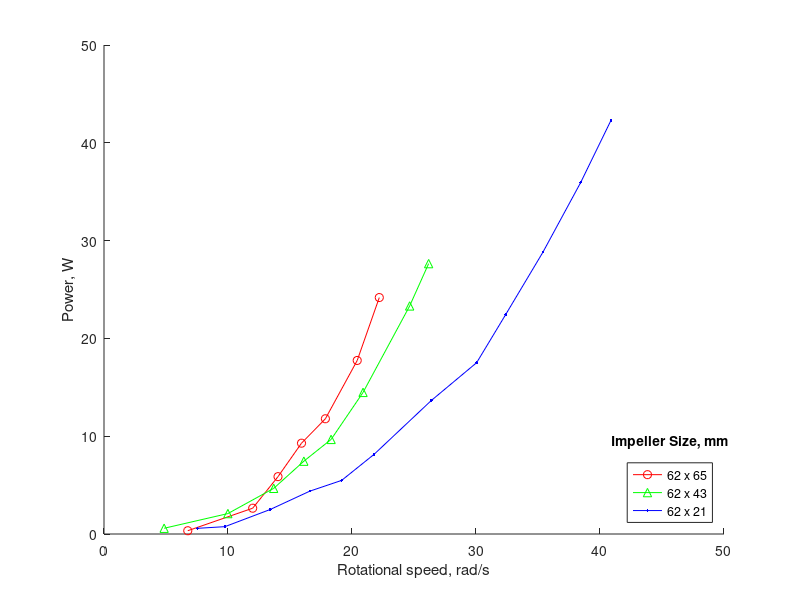
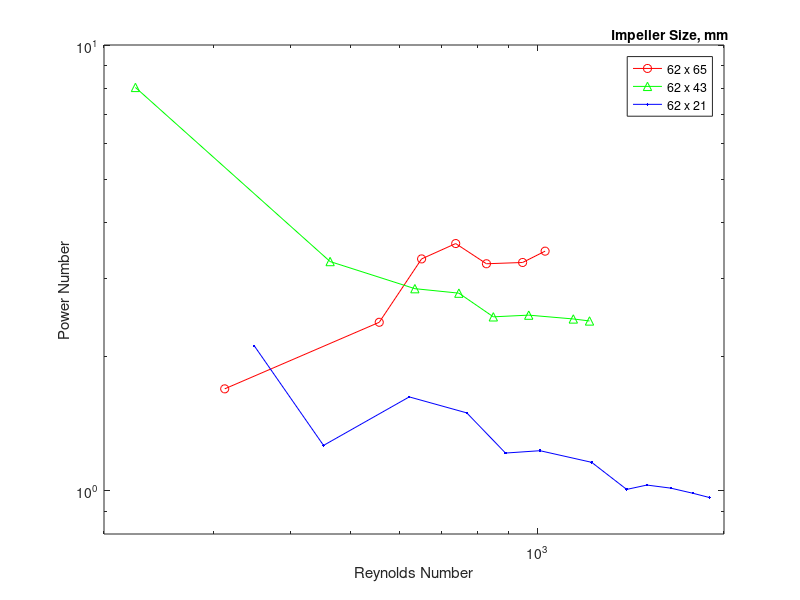

Reproduce these figures in MATLAB, in order.
function fluid_mixing

%Given lever arm distance (m)
lever_arm = 0.11;

% Rotational speed in rpm, force in N
% Impeller size 62x65 mm
rpm_6265 = [64.5, 114.5, 134.0, 152.1, 170.5, 195.0, 212.0]; 
force_6265 = [0.45, 2.0, 3.8, 5.3, 6.0, 7.9, 9.9];
[rot_speed_6265, torque_6265, power_6265] = calc_params(rpm_6265, force_6265, lever_arm);
disp('---------------------------------------------------------------------------')
disp('Calculated Parameters, 62x65mm impeller')
disp('---------------------------------------------------------------------------')
disp('Rotation, rpm   Force, N   Rotational Speed, rad/s   Torque, N*m   Power, W')
for i = 1:numel(rpm_6265)
    fprintf('%.1f             %.2f       %.1f                      %.2f          %.1f \n',rpm_6265(i), force_6265(i), rot_speed_6265(i), torque_6265(i), power_6265(i))
end
disp('---------------------------------------------------------------------------')

% Impeller size 62x43 mm
rpm_6243 = [46.3, 95.4, 130.7, 153.9, 174.9, 199.5, 235.4, 250.0];
force_6243 = [1.1, 1.9, 3.1, 4.2, 4.8, 6.3, 8.6, 9.6];
[rot_speed_6243, torque_6243, power_6243] = calc_params(rpm_6243, force_6243, lever_arm);
disp('---------------------------------------------------------------------------')
disp('Calculated Parameters, 62x43mm impeller')
disp('---------------------------------------------------------------------------')
disp('Rotation, rpm   Force, N   Rotational Speed, rad/s   Torque, N*m   Power, W')
for i = 1:numel(rpm_6243)
    fprintf('%.1f             %.2f       %.1f                      %.2f          %.1f \n',rpm_6243(i), force_6243(i), rot_speed_6243(i), torque_6243(i), power_6243(i))
end
disp('---------------------------------------------------------------------------')

% Impeller size 62x21 mm
rpm_6221 = [72.0, 93.1, 128.0, 158.5, 183.0, 208.0, 252.0, 287.0, 309.4, 338.0, 367.1, 390.3];
force_6221 = [0.7, 0.7, 1.7, 2.4, 2.6, 3.4, 4.7, 5.3, 6.3, 7.4, 8.5, 9.4];
[rot_speed_6221, torque_6221, power_6221] = calc_params(rpm_6221, force_6221, lever_arm);
disp('---------------------------------------------------------------------------')
disp('Calculated Parameters, 62x21mm impeller')
disp('---------------------------------------------------------------------------')
disp('Rotation, rpm   Force, N   Rotational Speed, rad/s   Torque, N*m   Power, W')
for i = 1:numel(rpm_6221)
    fprintf('%.1f             %.2f       %.1f                      %.2f          %.1f \n',rpm_6221(i), force_6221(i), rot_speed_6221(i), torque_6221(i), power_6221(i))
end
disp('---------------------------------------------------------------------------')

%Power vs speed plot
figure(1)
hold on
plot(rot_speed_6265, power_6265, 'ro-', rot_speed_6243, power_6243, 'g^-', rot_speed_6221, power_6221, 'b.-')
xlabel('Rotational speed, rad/s')
ylabel('Power, W')
h = legend('62 x 65','62 x 43','62 x 21','Location','Southeast');
v = get(h,'title');
set(v,'string','Impeller Size, mm');

%Power Number vs Reynolds Number
density = 865; %mineral oil, kg/m^3
viscosity = 110e-6*density; %Pa*s
% all_rps = 60*[rpm_6265 rpm_6243 rpm_6221];
% all_power = [power_6265 power_6243 power_6221];
[Re_6265, P_6265] = dimensionless_groups(0.062*2+0.055, rpm_6265./60, density, viscosity, power_6265);
[Re_6243, P_6243] = dimensionless_groups(0.062*2+0.055, rpm_6243./60, density, viscosity, power_6243);
[Re_6221, P_6221] = dimensionless_groups(0.062*2+0.055, rpm_6221./60, density, viscosity, power_6221);

% [reynolds_number, power_number] = dimensionless_groups(lever_arm*2, all_rps, density, viscosity, all_power);
% reynolds_number
% power_number
figure(2)
loglog(Re_6265, P_6265, 'ro-', Re_6243, P_6243, 'g^-', Re_6221, P_6221, 'b.-')
xlabel('Reynolds Number')
ylabel('Power Number')
axis([200 2000 .8 10])
h = legend('62 x 65','62 x 43','62 x 21','Location','NorthEast');
v = get(h,'title');
set(v,'string','Impeller Size, mm');

end

function [rot_speed, torque, power] = calc_params(rpm, force, lever_arm)
% Calculate rotational speed, torque, and power

rot_speed = 2*pi*rpm./60; %rad/s
torque = force.*lever_arm; %N*m
power = torque.*rot_speed; %W

end

function [reynolds_number, power_number] = dimensionless_groups(D_impeller, N_rps, density, viscosity, power)

reynolds_number = ((D_impeller.^2).*N_rps.*density)./viscosity;
power_number = power./((N_rps.^3) .* (D_impeller.^5) .* density);

end
